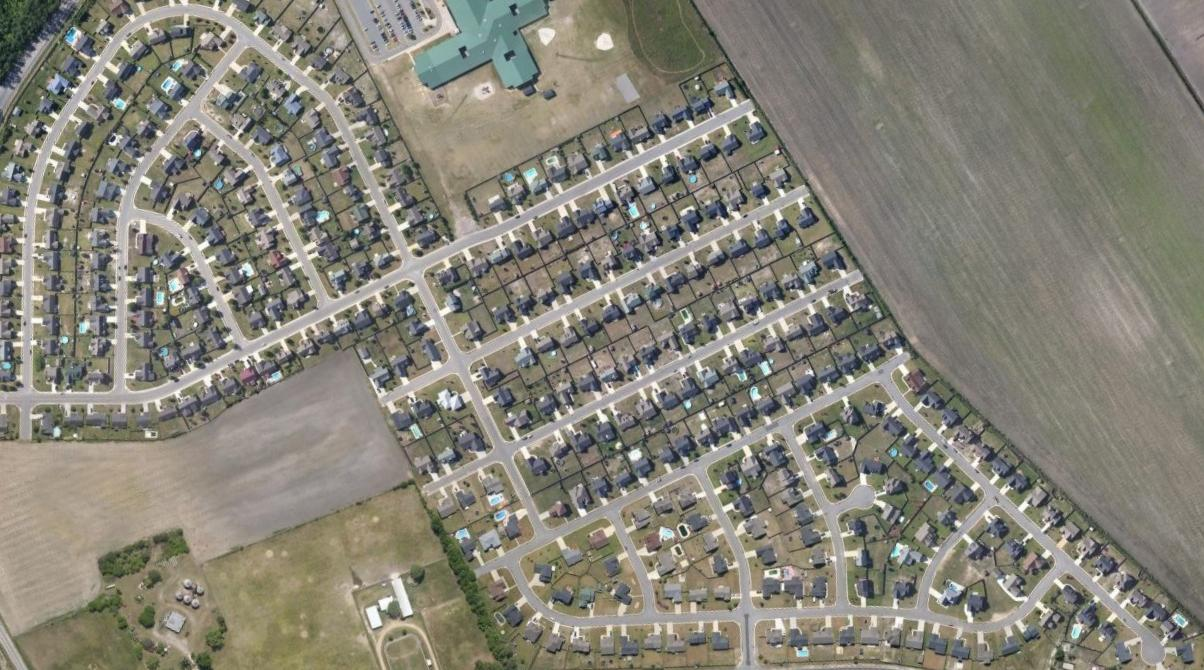
#> input picture source/image8.jpg, 1204 x 670 px
$ python -i util.py   (imports and definitions only)   (older library calls are emulated)
#> lines starting #> are read from the running program, lines starting #| are printed output that depends on the picture
# -*- coding: utf-8 -*-
import numpy as np
from PIL import Image
import colorsys
import cv2
import numba
import itertools as it

def prn_obj(obj):
    print('\n'.join(['%s:%s' % item for item in obj.__dict__.items()]))

# [68 lines left out: functions HSVColor, getDistance, getPoint2Line, getMinPoint2Points, getCosin, not called in this run]

def StdGaussian(x):
    return np.exp( - x * x / 2) / np.sqrt(2 * np.pi)

# [489 lines left out: functions getGaussianMask, getGradientMap, Normalize, getMahalanobis, polynomialFitting, getEuclidianDistance and 13 more, not called in this run]

def direction_estimation(img):
    # 获得种子点所在切片的边缘信息(先双边平滑处理），及其离散傅里叶频谱
    # 分析频谱，获得道路的主方向
    if len(img.shape)==3:
        img = cv2.cvtColor(img, cv2.COLOR_RGB2GRAY)
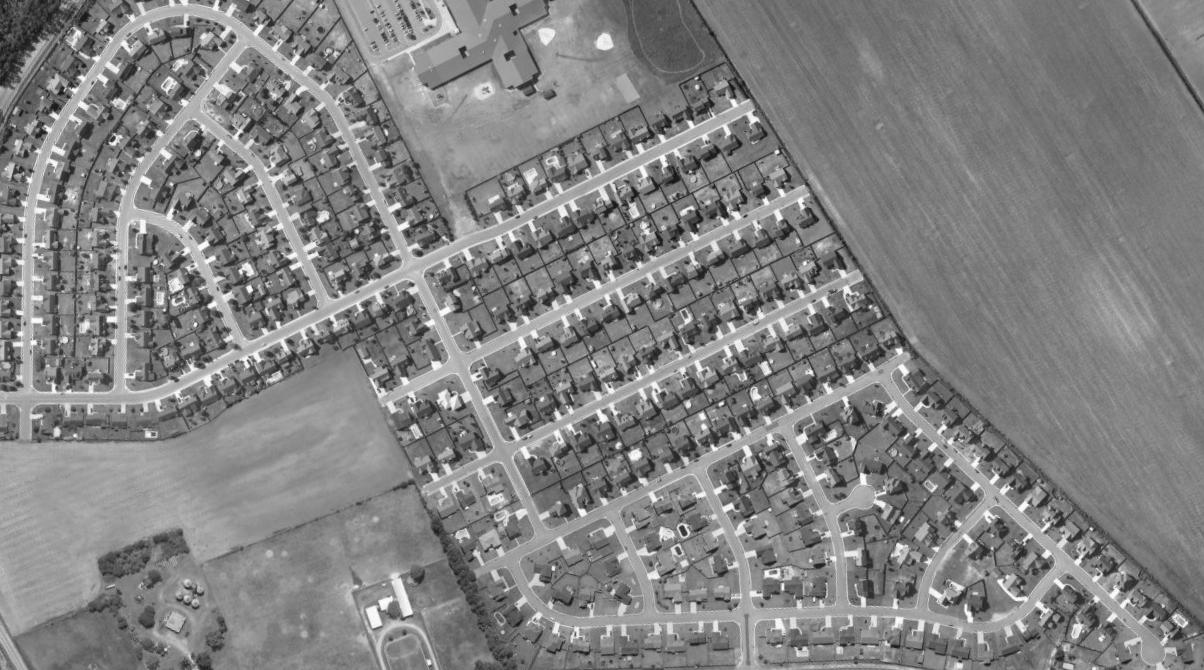
#> img: shape (670, 1204); min 11, max 255, mean 129.8
    #双边滤波
    # d – 在滤波过程中使用的各像素邻域直径，如果这是一个非整数，则这个值由sigmaSpace决定。
    # sigmaColor – 颜色空间的标准方差。数值越大，意味着越远的的颜色会被混进邻域内，从而使更大的颜色段获得相同的颜色。
    # sigmaSpace – 坐标空间的标注方差。 数值越大，以为着越远的像素会相互影响，从而使更大的区域足够相似的颜色获取相同的颜色。
    # 当d>1999，d指定了邻域大小且与sigmaSpace无关。否则，d正比于sigmaSpace。

    # img = cv2.bilateralFilter(img, 3, 3 * 2, 3 / 2)
    edge = cv2.Canny(img,0,60,3)
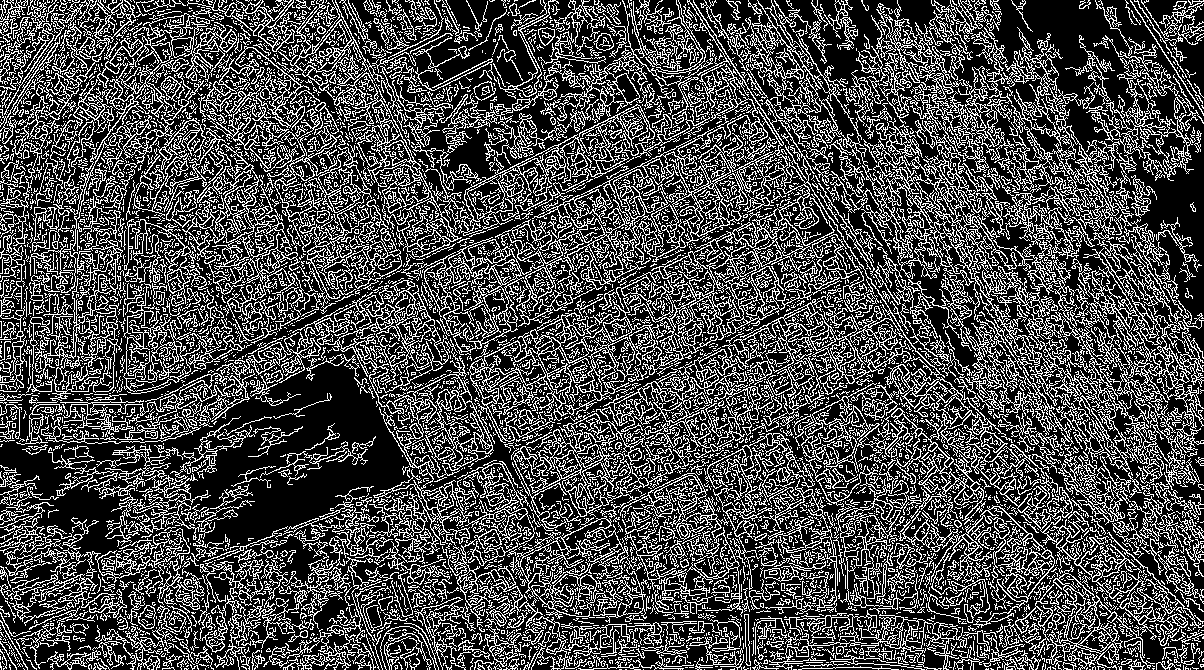
#> edge: shape (670, 1204); 29.2% white in thin lines or dots

    fft2 = np.fft.fft2(edge)
    shift2center = np.fft.fftshift(fft2)
    log_shift2center = np.log(1 + np.abs(shift2center))
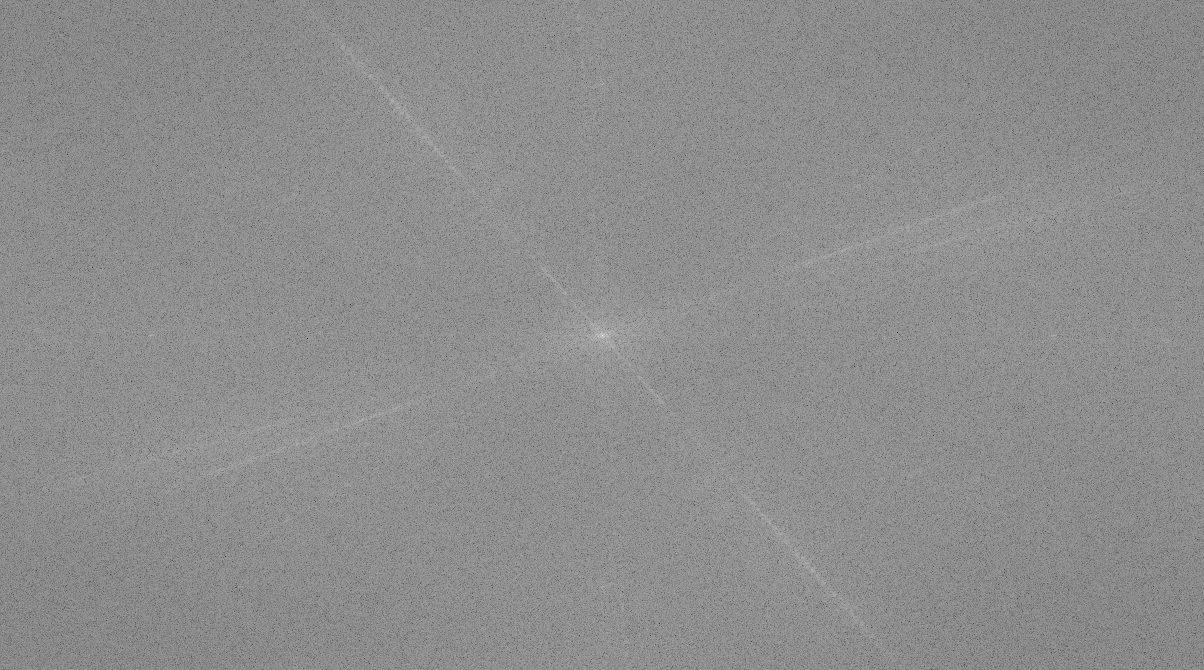
#> log_shift2center: shape (670, 1204) float64; min 2.84, max 17.91, mean 11.22; drawn with min black and max white

    sumfft = np.zeros(180)
    row, col = img.shape
#> row = 670; col = 1204
    R = row if row < col else col
#> R = 670
    R //= 2
#> R = 335
    y0 = row // 2
#> y0 = 335
    x0 = col // 2
#> x0 = 602
    for theta in range(180):
        sumfft[theta] = 0
        for r in range(R):
            x = int(x0 + r * np.cos(theta * np.pi / 180.0))
            y = int(y0 + r * np.sin(theta * np.pi / 180.0))
            sumfft[theta] += log_shift2center[y, x]
#> after the loop, sumfft = 180 values, max 4028.6 at index 48, min 3781.3 at index 119, mean 3845.8

    angle = np.argmax(sumfft)
#> angle = 48

    if False:
        x = int(x0 + R * np.cos(angle*np.pi / 180))
        y = int(y0 + R * np.sin(angle*np.pi / 180))
        print(np.max(log_shift2center))
        print(np.min(log_shift2center))
        log_shift2center = (log_shift2center-np.min(log_shift2center)) / (np.max(log_shift2center) - np.min(log_shift2center)) * 255
        log_shift2center = log_shift2center.astype(np.uint8)
        rgb = cv2.cvtColor(log_shift2center, cv2.COLOR_GRAY2RGB)
        cv2.line(rgb, (x0,y0), (x,y),(0,0,255), 1, 8, 0)

        import matplotlib.pyplot as plt
        plt.figure()
        plt.subplot(131)
        plt.imshow(img, cmap='gray')
        plt.scatter(32, 32)
        plt.subplot(132)
        plt.imshow(edge, cmap='gray')
        plt.subplot(133)
        plt.imshow(rgb)
        plt.show()

    # 道路的主方向与能量的主方向垂直
    angle += 90
#> angle = 138
    return angle

    pass

>>> import cv2
>>> picture = cv2.cvtColor(cv2.imread('image8.jpg'), cv2.COLOR_BGR2RGB)
>>> result = direction_estimation(picture)
#> result = 138
